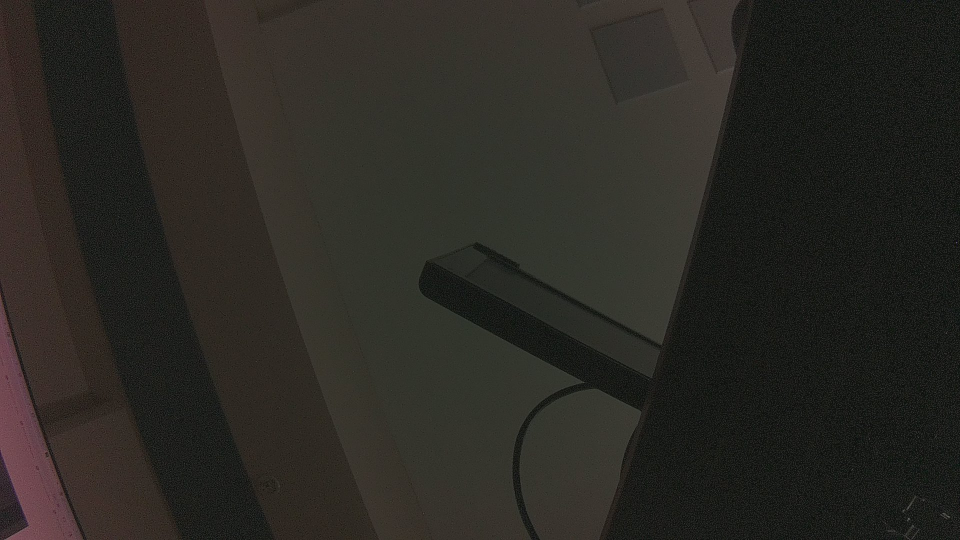
#> input picture archive/camera_test.jpg, 1920 x 1080 px, given in place of x-raw, format=BGR ! appsink drop=1, which was not available (shown at 1/2 size)
$ python consciousness_attention_biological_fast.py
#> lines starting #> are read from the running program, lines starting #| are printed output that depends on the picture; after the words box and inside, x2 and y2 are one past the last pixel; in counts of white or black regions, pixels touching at a corner belong together; pictures that were not available may be replaced by others from this repository, and a replacement may not be noted
#> in main, frame is the input picture: shape (1080, 1920, 3); mean B, G, R 35.5, 40.5, 42.4
#!/usr/bin/env python3
"""
Biologically-Inspired Consciousness Visual Attention - Optimized
Fast version with efficient blur and motion detection
"""

import cv2
import numpy as np
import json
import time
import random
from pathlib import Path
from collections import deque

class BiologicalVisionSystemFast:
    def __init__(self):
        self.consciousness_state = {
            'focus_x': 0.5,
            'focus_y': 0.5,
            'fovea_radius': 0.15,      # Small sharp central vision
            'peripheral_radius': 0.8,   # Large motion detection area
            'saccade_threshold': 0.03,  # Motion level to trigger saccade
            'fixation_time': 0,         # How long focused on current spot
            'peripheral_alerts': []     # Motion events in periphery
        }

        # Saccade system
        self.saccade_cooldown = 0
        self.saccade_cooldown_max = 10
        self.microsaccade_timer = 0

        # Peripheral motion tracking - smaller grid for speed
        self.peripheral_motion_map = np.zeros((4, 4))  # 4x4 instead of 8x8
        self.motion_history = deque(maxlen=30)
        self.ambient_motion = 0.016

        # Biological attention mechanisms
        self.inhibition_of_return = {}
        self.last_saccade_target = None

        # Pre-calculate blur kernels for efficiency
        self.blur_kernel_small = np.ones((3, 3), np.float32) / 9
        self.blur_kernel_large = np.ones((7, 7), np.float32) / 49

        # Load AI DNA patterns
        self.ai_dna_patterns = self.load_ai_dna_patterns()

    def load_ai_dna_patterns(self):
        """Load patterns from AI DNA experiments"""
        patterns = []
        dna_path = Path("../../ai_dna_results")

        if dna_path.exists():
            for cycle_file in sorted(dna_path.glob("dna_cycle_*.json"))[:5]:
                try:
                    with open(cycle_file) as f:
                        data = json.load(f)
                        if 'pattern' in data:
                            patterns.append(data['pattern'])
                except:
                    pass

        print(f"Loaded {len(patterns)} AI DNA patterns")
        return patterns

    def detect_peripheral_motion_fast(self, frame, prev_frame, focus_x, focus_y):
        """Fast peripheral motion detection"""
        if prev_frame is None:
            return None

        h, w = frame.shape[:2]

        # Downsample for faster processing
        small_frame = cv2.resize(frame, (w//4, h//4))
        small_prev = cv2.resize(prev_frame, (w//4, h//4))

        # Convert to grayscale
        gray = cv2.cvtColor(small_frame, cv2.COLOR_BGR2GRAY)
        prev_gray = cv2.cvtColor(small_prev, cv2.COLOR_BGR2GRAY)

        # Calculate motion
        diff = cv2.absdiff(gray, prev_gray)
        _, motion_mask = cv2.threshold(diff, 15, 255, cv2.THRESH_BINARY)

        # Quick peripheral check - is motion outside fovea?
        sh, sw = gray.shape
        focus_px = int(focus_x * sw)
        focus_py = int(focus_y * sh)
        fovea_radius_px = int(self.consciousness_state['fovea_radius'] * min(sh, sw))

        # Mask out fovea region
        cv2.circle(motion_mask, (focus_px, focus_py), fovea_radius_px, 0, -1)

        # Update peripheral motion map (4x4 grid)
        self.peripheral_motion_map *= 0.85  # Faster decay

        sector_h = sh // 4
        sector_w = sw // 4

        max_motion_sector = None
        max_motion_value = 0

        for i in range(4):
            for j in range(4):
                y1, y2 = i * sector_h, min((i + 1) * sector_h, sh)
                x1, x2 = j * sector_w, min((j + 1) * sector_w, sw)

                sector_motion = np.mean(motion_mask[y1:y2, x1:x2]) / 255.0
                self.peripheral_motion_map[i, j] += sector_motion

                if self.peripheral_motion_map[i, j] > max_motion_value:
                    max_motion_value = self.peripheral_motion_map[i, j]
                    max_motion_sector = (j, i)

        # Check for significant peripheral motion
        if max_motion_value > self.consciousness_state['saccade_threshold']:
            # Convert sector to normalized coordinates
            motion_x = (max_motion_sector[0] + 0.5) / 4
            motion_y = (max_motion_sector[1] + 0.5) / 4

            # Check distance from current focus
            motion_dist = np.sqrt((motion_x - focus_x)**2 + (motion_y - focus_y)**2)

            if motion_dist > 0.2:  # Outside current focus
                return {
                    'location': (motion_x, motion_y),
                    'strength': max_motion_value,
                    'in_periphery': True
                }

        return None

    def update_consciousness(self, frame, prev_frame):
        """Update consciousness state with biological vision principles"""
        # Detect peripheral motion
        peripheral_motion = self.detect_peripheral_motion_fast(
            frame, prev_frame,
            self.consciousness_state['focus_x'],
            self.consciousness_state['focus_y']
        )

        # Update fixation time
        self.consciousness_state['fixation_time'] += 1

        # Decay saccade cooldown
        self.saccade_cooldown = max(0, self.saccade_cooldown - 1)

        # Microsaccades
        self.microsaccade_timer += 1
        if self.microsaccade_timer > 45:  # Every 1.5 seconds
            self.consciousness_state['focus_x'] += (random.random() - 0.5) * 0.02
            self.consciousness_state['focus_y'] += (random.random() - 0.5) * 0.02
            self.consciousness_state['focus_x'] = np.clip(self.consciousness_state['focus_x'], 0.1, 0.9)
            self.consciousness_state['focus_y'] = np.clip(self.consciousness_state['focus_y'], 0.1, 0.9)
            self.microsaccade_timer = 0

        # Saccade decision
        perform_saccade = False
        saccade_target = None

        # Peripheral motion triggers saccade
        if peripheral_motion and self.saccade_cooldown == 0:
            loc_key = f"{peripheral_motion['location'][0]:.1f},{peripheral_motion['location'][1]:.1f}"
            if loc_key not in self.inhibition_of_return or self.inhibition_of_return[loc_key] < time.time() - 2:
                perform_saccade = True
                saccade_target = peripheral_motion['location']
                self.inhibition_of_return[loc_key] = time.time()
                # Clean old inhibitions
                self.inhibition_of_return = {k: v for k, v in self.inhibition_of_return.items()
                                           if v > time.time() - 5}

        # Long fixation triggers exploratory saccade
        elif self.consciousness_state['fixation_time'] > 90 and self.saccade_cooldown == 0:
            if self.ai_dna_patterns and random.random() < 0.3:
                pattern = random.choice(self.ai_dna_patterns)
                pattern_hash = hash(str(pattern))
                saccade_target = (
                    (pattern_hash % 80 + 10) / 100.0,
                    ((pattern_hash // 100) % 80 + 10) / 100.0
                )
            else:
                # Random exploration
                angle = random.random() * 2 * np.pi
                distance = 0.3 + random.random() * 0.3
                saccade_target = (
                    self.consciousness_state['focus_x'] + distance * np.cos(angle),
                    self.consciousness_state['focus_y'] + distance * np.sin(angle)
                )
                saccade_target = (
                    np.clip(saccade_target[0], 0.1, 0.9),
                    np.clip(saccade_target[1], 0.1, 0.9)
                )
            perform_saccade = True

        # Execute saccade
        if perform_saccade and saccade_target:
            self.last_saccade_target = (self.consciousness_state['focus_x'],
                                       self.consciousness_state['focus_y'])
            self.consciousness_state['focus_x'] = saccade_target[0]
            self.consciousness_state['focus_y'] = saccade_target[1]
            self.consciousness_state['fixation_time'] = 0
            self.saccade_cooldown = self.saccade_cooldown_max

    def apply_biological_vision_fast(self, frame):
        """Fast biological vision effect"""
        h, w = frame.shape[:2]
#> h = 1080; w = 1920
        result = frame.copy()

        # Get focus position
        focus_x = int(self.consciousness_state['focus_x'] * w)
#> focus_x = 960
        focus_y = int(self.consciousness_state['focus_y'] * h)
#> focus_y = 540

        # Create simple radial blur effect
        # Only blur the periphery, keep center sharp

        # Define zones
        fovea_radius = int(self.consciousness_state['fovea_radius'] * min(h, w))
#> fovea_radius = 162
        blur_start_radius = int(fovea_radius * 1.5)
#> blur_start_radius = 243
        periphery_radius = int(self.consciousness_state['peripheral_radius'] * min(h, w))
#> periphery_radius = 864

        # Create mask for blur regions
        mask = np.zeros((h, w), dtype=np.float32)
        cv2.circle(mask, (focus_x, focus_y), blur_start_radius, 1.0, -1)
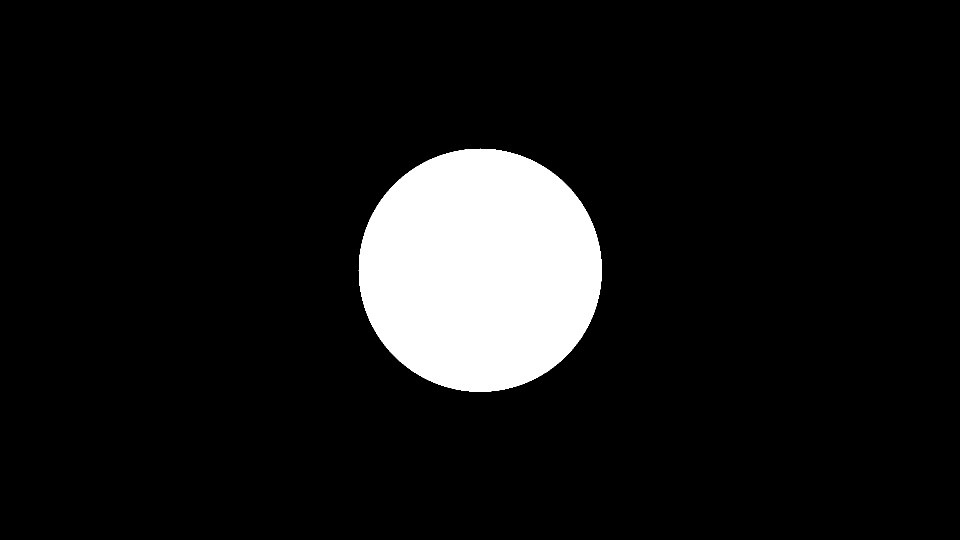
#> mask: shape (1080, 1920) float32 (shown at 1/2 size); values 0 (black) and 1 (white), 8.9% white; 1 white region, box (x1, y1, x2, y2) and area: (717, 297, 1204, 784) 185489
        mask = 1.0 - mask  # Invert so center is 0 (no blur)

        # Apply graduated blur using single pass
        blurred = cv2.GaussianBlur(frame, (21, 21), 0)

        # Blend based on mask
        mask_3ch = np.stack([mask, mask, mask], axis=2)
        result = (frame * (1 - mask_3ch) + blurred * mask_3ch).astype(np.uint8)

        # Simple vignette effect for periphery
        vignette = np.ones((h, w), dtype=np.float32)
        cv2.circle(vignette, (focus_x, focus_y), periphery_radius, 0.7, -1)
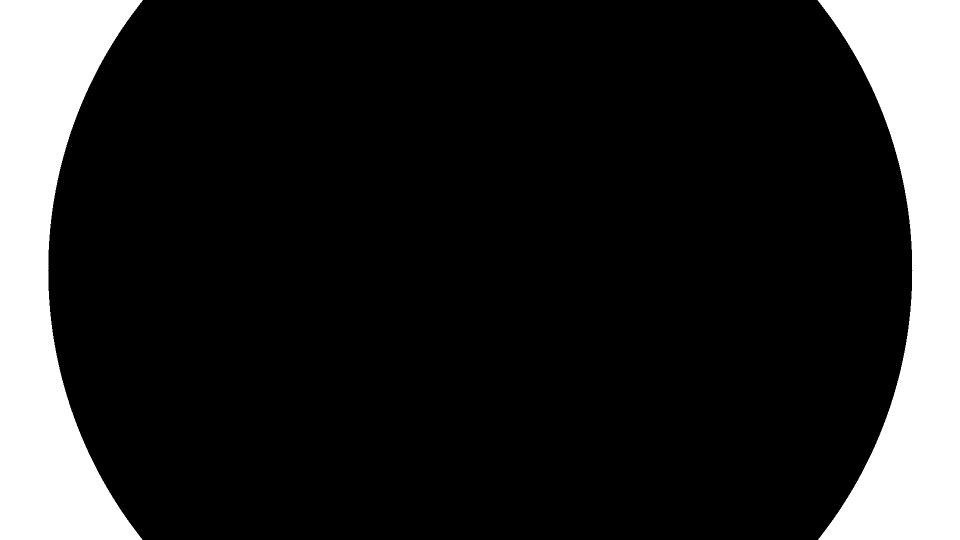
#> vignette: shape (1080, 1920) float32 (shown at 1/2 size); values 0.7 (black) and 1 (white), 16.3% white; 2 white regions, box (x1, y1, x2, y2) and area: (0, 0, 286, 1080) 169182, (1635, 0, 1920, 1080) 168102
        vignette = cv2.GaussianBlur(vignette, (101, 101), 0)
        vignette = np.clip(vignette, 0.5, 1.0)

        result = (result * vignette[:, :, np.newaxis]).astype(np.uint8)

        # Draw overlay
        self.draw_vision_overlay_fast(result, focus_x, focus_y, fovea_radius, periphery_radius)

        return result

    def draw_vision_overlay_fast(self, frame, focus_x, focus_y, fovea_radius, periphery_radius):
        """Fast overlay drawing"""
#> called with focus_x = 960, focus_y = 540, fovea_radius = 162, periphery_radius = 864
        h, w = frame.shape[:2]
#> h = 1080; w = 1920

        # Draw fovea
        cv2.circle(frame, (focus_x, focus_y), fovea_radius, (0, 255, 255), 2)
        cv2.circle(frame, (focus_x, focus_y), 3, (0, 255, 255), -1)

        # Draw saccade line if recent
        if self.last_saccade_target and self.saccade_cooldown > 5:
            last_x = int(self.last_saccade_target[0] * w)
            last_y = int(self.last_saccade_target[1] * h)
            cv2.line(frame, (last_x, last_y), (focus_x, focus_y), (0, 255, 255), 1)

        # Show peripheral motion areas
        max_motion = np.max(self.peripheral_motion_map)
        if max_motion > 0.01:
            sector_h = h // 4
            sector_w = w // 4

            for i in range(4):
                for j in range(4):
                    motion_level = self.peripheral_motion_map[i, j]
                    if motion_level > 0.02:
                        cx = j * sector_w + sector_w // 2
                        cy = i * sector_h + sector_h // 2
                        radius = int(20 * motion_level / 0.1)
                        cv2.circle(frame, (cx, cy), radius, (0, 0, 255), 2)

        # Status text
        cv2.putText(frame, "Biological Vision (Fast)", (10, 30),
                   cv2.FONT_HERSHEY_SIMPLEX, 0.7, (0, 255, 0), 2)
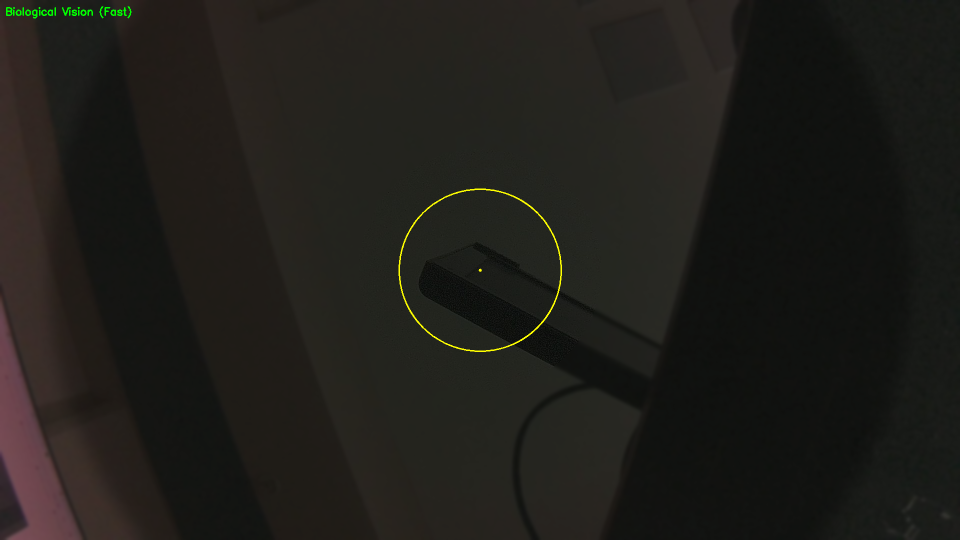
#> frame: shape (1080, 1920, 3) (shown at 1/2 size); mean B, G, R 25.9, 30.1, 31.5

        # Fixation time
        fixation_text = f"Fixation: {self.consciousness_state['fixation_time']/30:.1f}s"
        cv2.putText(frame, fixation_text, (10, 60),
                   cv2.FONT_HERSHEY_SIMPLEX, 0.6, (255, 255, 255), 1)
#> frame: shape (1080, 1920, 3); 0.01% of pixels changed, all inside (x1, y1, x2, y2) = (12, 47, 137, 61)

        # Saccade indicator
        if self.saccade_cooldown > 0:
            cv2.putText(frame, "SACCADE!", (10, 90),
                       cv2.FONT_HERSHEY_SIMPLEX, 0.7, (0, 255, 255), 2)

        # Motion alert
        if max_motion > self.consciousness_state['saccade_threshold']:
            cv2.putText(frame, "PERIPHERAL MOTION", (w//2 - 100, 30),
                       cv2.FONT_HERSHEY_SIMPLEX, 0.7, (0, 0, 255), 2)


def main():
    print("🧠 Biological Vision System - Optimized")
    print("=" * 40)
    print("Fast peripheral motion detection")
    print("Efficient blur rendering")
    print("Press 'q' to quit, 's' to save")
    print("=" * 40)

    # Initialize vision system
    vision = BiologicalVisionSystemFast()

    # Open camera
    gst_pipeline = (
        "nvarguscamerasrc sensor-id=0 ! "
        "video/x-raw(memory:NVMM), width=1280, height=720, framerate=30/1 ! "
        "nvvidconv ! "
        "video/x-raw, format=BGRx ! "
        "videoconvert ! "
        "video/x-raw, format=BGR ! "
        "appsink drop=1"
    )

    cap = cv2.VideoCapture(gst_pipeline, cv2.CAP_GSTREAMER)

    if not cap.isOpened():
        print("Trying V4L2 fallback...")
        cap = cv2.VideoCapture(0, cv2.CAP_V4L2)
        if not cap.isOpened():
            return

    prev_frame = None
    frame_count = 0
    fps_timer = time.time()
    fps_frames = 0

    while True:
        ret, frame = cap.read()
        if not ret:
            break

        # Update consciousness
        vision.update_consciousness(frame, prev_frame)

        # Apply biological vision
        result = vision.apply_biological_vision_fast(frame)

        # FPS counter
        fps_frames += 1
        if time.time() - fps_timer > 1.0:
            fps = fps_frames / (time.time() - fps_timer)
            cv2.putText(result, f"FPS: {fps:.1f}", (10, 120),
                       cv2.FONT_HERSHEY_SIMPLEX, 0.6, (255, 255, 0), 1)
#> result: shape (1080, 1920, 3); mean B, G, R 26, 30.2, 31.5
            fps_timer = time.time()
            fps_frames = 0

        # Display
        cv2.imshow('Biological Vision (Fast)', result)

        # Handle keys
        key = cv2.waitKey(1) & 0xFF
#> (key q is pressed here)
        if key == ord('q'):
            break
        elif key == ord('s'):
            filename = f"biological_vision_{int(time.time())}.jpg"
            cv2.imwrite(filename, result)
            print(f"Saved: {filename}")

        prev_frame = frame.copy()
        frame_count += 1

        if frame_count % 90 == 0:
            print(f"Frame {frame_count} | Focus: ({vision.consciousness_state['focus_x']:.2f}, "
                  f"{vision.consciousness_state['focus_y']:.2f})")

    cap.release()
    cv2.destroyAllWindows()

if __name__ == "__main__":
    main()
